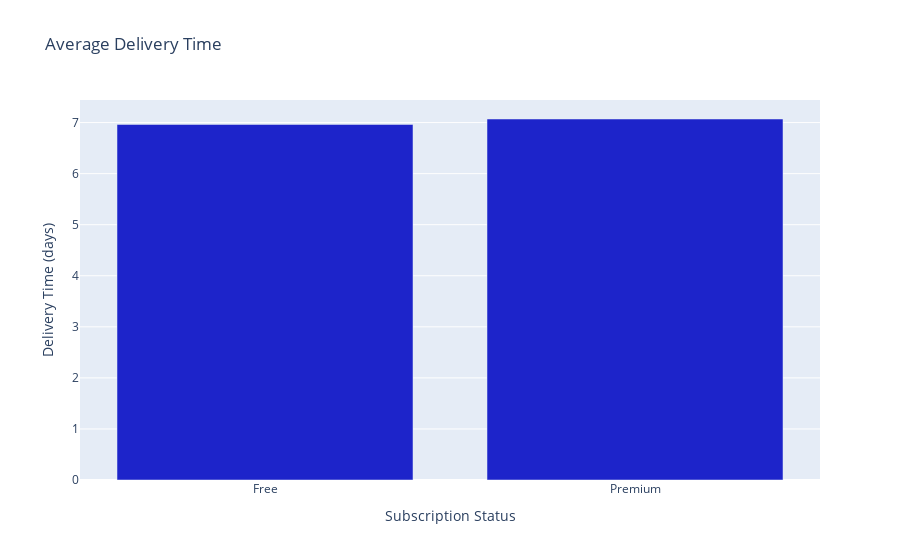

The code cell stored with this chart in its notebook:
### Code cell
fig = px.bar( 
    data_frame = q6_df,
    y = 'Delivery Time (days)',
    x = "Subscription Status",
    color_discrete_sequence=['#1D24CA'],
    title = "Average Delivery Time"
)

fig.show()

### Figure 1 — Plotly figure (JSON) as saved in the notebook; plotly's stock layout.template omitted (floating-point values rounded to 4 significant figures)
{"data": [{"alignmentgroup": "True", "hovertemplate": "Subscription Status=%{x}<br>Delivery Time (days)=%{y}<extra></extra>", "legendgroup": "", "marker": {"color": "#1D24CA", "pattern": {"shape": ""}}, "name": "", "offsetgroup": "", "orientation": "v", "showlegend": false, "textposition": "auto", "type": "bar", "x": ["Free", "Premium"], "xaxis": "x", "y": [6.964, 7.07], "yaxis": "y"}], "layout": {"autosize": true, "barmode": "relative", "legend": {"tracegroupgap": 0}, "title": {"text": "Average Delivery Time"}, "xaxis": {"anchor": "y", "autorange": true, "domain": [0, 1], "range": [-0.5, 1.5], "title": {"text": "Subscription Status"}, "type": "category"}, "yaxis": {"anchor": "x", "autorange": true, "domain": [0, 1], "range": [0, 7.442], "title": {"text": "Delivery Time (days)"}, "type": "linear"}}}
